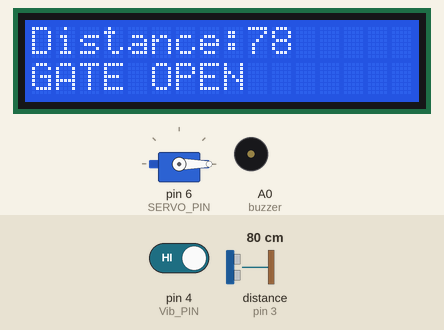
Recording of a sketch running on a simulated Arduino Uno, built with avr-gcc and run on an emulated ATmega328P. On the bench: servo, 16×2 character LCD, buzzer (waves = sounding, pin HIGH). Wiring (inferred from the names in the program): ultrasonic range finder: trigger pin 2; echo pin 3. Inputs (shaded band) come from the test bench; at power-on: distance to the obstacle (sensor on pin 3) 80 cm, pin 4 (Vib_PIN) HIGH. The echo pulse lasts 58.3 µs per cm; pins used as bus, display or sensor lines are not drawn; what the sketch prints to the serial monitor is not drawn.

Above: at 4.2 s.
4.3 s: distance to the obstacle (sensor on pin 3) set to 2 cm
At 6.1 s:
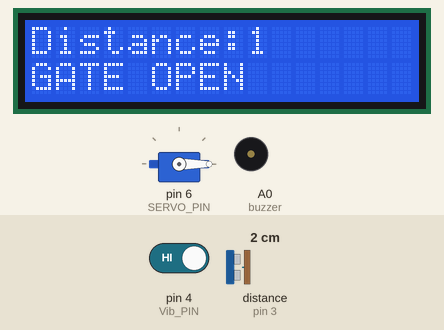
7.0 s: pin 4 (Vib_PIN) driven LOW
At 7.9 s:
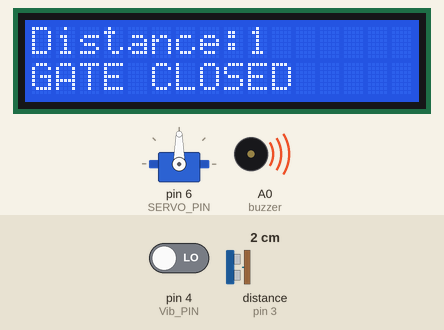
11.5 s: distance to the obstacle (sensor on pin 3) set to 17 cm
At 13.1 s:
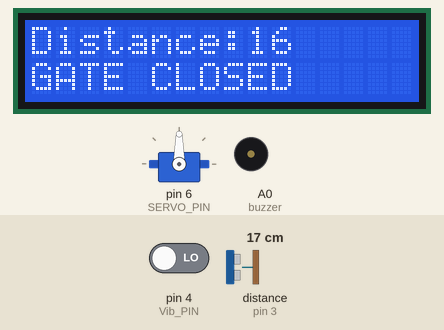
14.2 s: distance to the obstacle (sensor on pin 3) set to 23 cm
At 16.5 s:
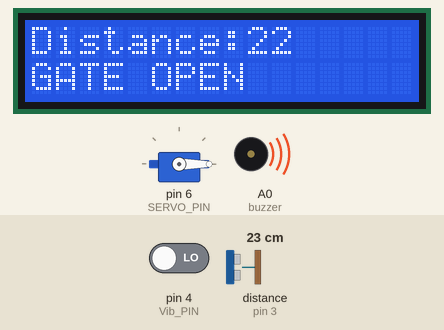
Timing chart, 0 to 20.0 s (numbered marks = the images above; inputs shaded):
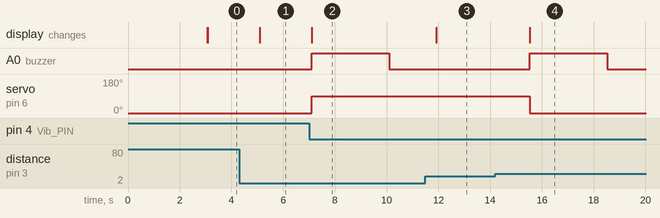

Measured:
- the behaviour switches between 20 and 21 cm on distance to the obstacle (sensor on pin 3) (found by bisection; images 3 and 4)
- after the input at 4.3 s, the display: changes after 0.79 s (image 1)
- after the input at 7.0 s, A0 (buzzer): LOW → HIGH after 0.10 s, → LOW 3.0 s later; servo on pin 6 (SERVO_PIN): 0° → 90° after 0.10 s; the display: changes after 0.10 s (image 2)
- after the input at 11.5 s, the display: changes after 0.41 s (image 3)
- after the input at 14.2 s, A0 (buzzer): LOW → HIGH after 1.3 s, → LOW 3.0 s later; servo on pin 6 (SERVO_PIN): 90° → 0° after 1.3 s; the display: changes after 1.3 s (image 4)

The sketch:

TRAIN_DISTANCE_INDICATOR_FOR_UNGUARDED_LEVEL_CROSSING.ino
```cpp
#include <Servo.h>
#include <LiquidCrystal.h>

#define TRIG_PIN 2
#define ECHO_PIN 3
#define Vib_PIN 4
#define buzzer A0
#define SERVO_PIN 6
int flag=0;
int i=0;
int j=0;
Servo cgate;
LiquidCrystal lcd(8, 9, 10, 11, 12, 13);

void setup() {
  Serial.begin(9600);
  pinMode(TRIG_PIN, OUTPUT);
  pinMode(ECHO_PIN, INPUT);
  pinMode(Vib_PIN, INPUT);
  pinMode(buzzer, OUTPUT);
  cgate.attach(SERVO_PIN);

  cgate.write(0);


  lcd.begin(16, 2);
  projectName();
}

void loop() {
  digitalWrite(TRIG_PIN, LOW);
  delayMicroseconds(2);
  digitalWrite(TRIG_PIN, HIGH);
  delayMicroseconds(10);
  digitalWrite(TRIG_PIN, LOW);

  long duration = pulseIn(ECHO_PIN, HIGH);
  int distance = (duration * 0.034) / 2;

  Serial.print("Distance: ");
  Serial.print(distance);
  Serial.println(" cm");

  int Value = digitalRead(Vib_PIN);

  lcd.setCursor(0, 0);  // Move cursor to the second row
  lcd.print("Distance:");
  lcd.print(distance);
  Serial.println(flag);
  if (distance<20 && Value==0) {
      lcd.clear();
      lcd.setCursor(0, 0);  // Move cursor to the second row
      lcd.print("Distance:");
      lcd.print(distance);
      lcd.setCursor(0,1);
      lcd.print("GATE CLOSED");
      if(flag==0)
      {
      digitalWrite(buzzer,HIGH);
      cgate.write(90);
      delay(3000);
      digitalWrite(buzzer,LOW);
       flag=1;
      }


      delay(800);

  }


  else
  {

      lcd.clear();
      lcd.setCursor(0, 0);  // Move cursor to the second row
      lcd.print("Distance:");
      lcd.print(distance);
      lcd.setCursor(0,1);
      lcd.print("GATE OPEN");
      if(flag==1)
      {
      digitalWrite(buzzer,HIGH);
      cgate.write(0);
      delay(3000);
      digitalWrite(buzzer,LOW);
      flag=0;
      }
      delay(1000);
      }

  delay(1000);
}

void projectName() {
  lcd.clear();
  lcd.setCursor(0, 0);
  lcd.print(" Train Distance");
  lcd.setCursor(0, 1);
  lcd.print("   Indicator");
  delay(3000);
  lcd.clear();
}
```
